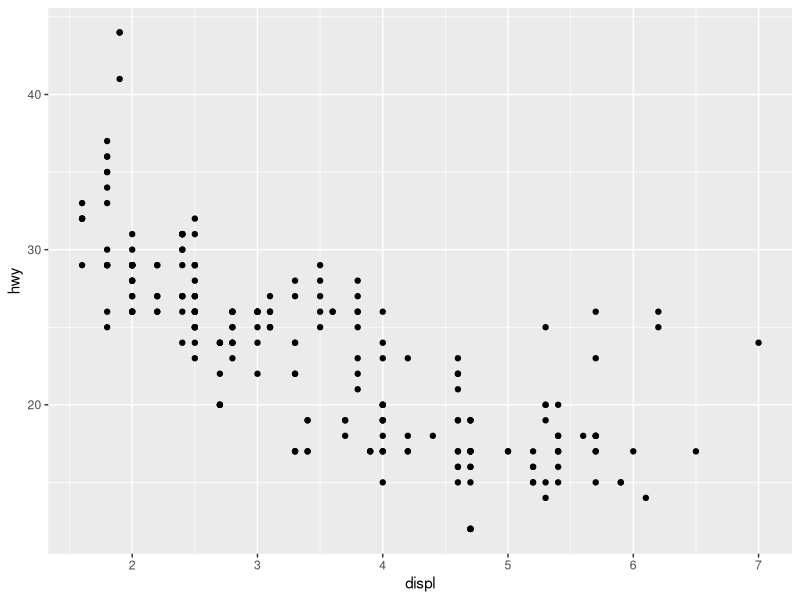
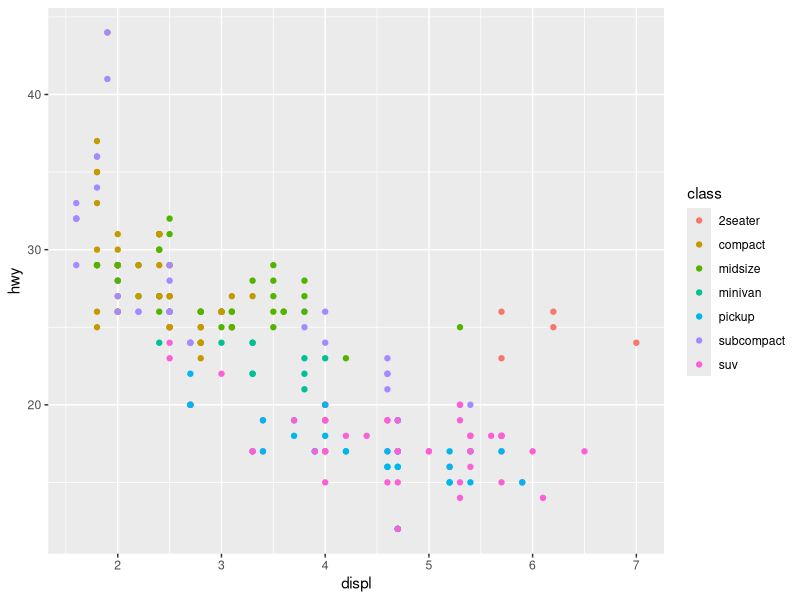
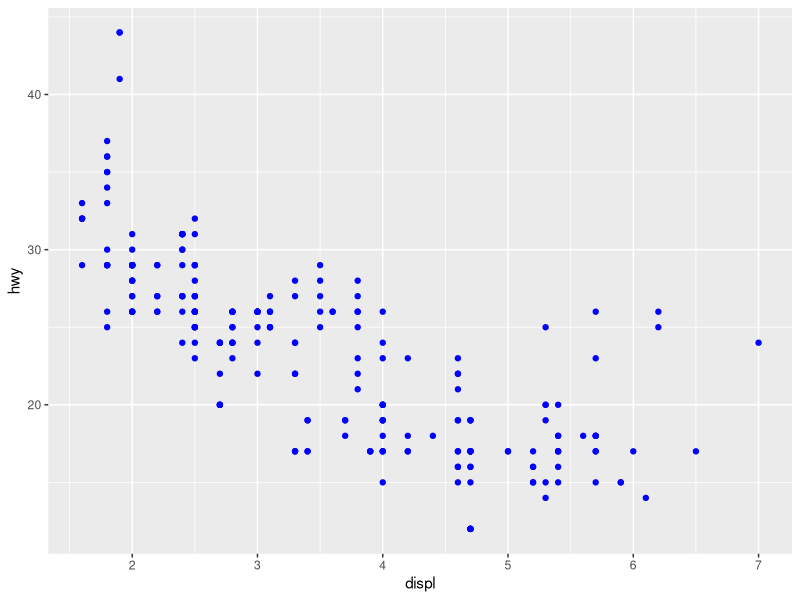
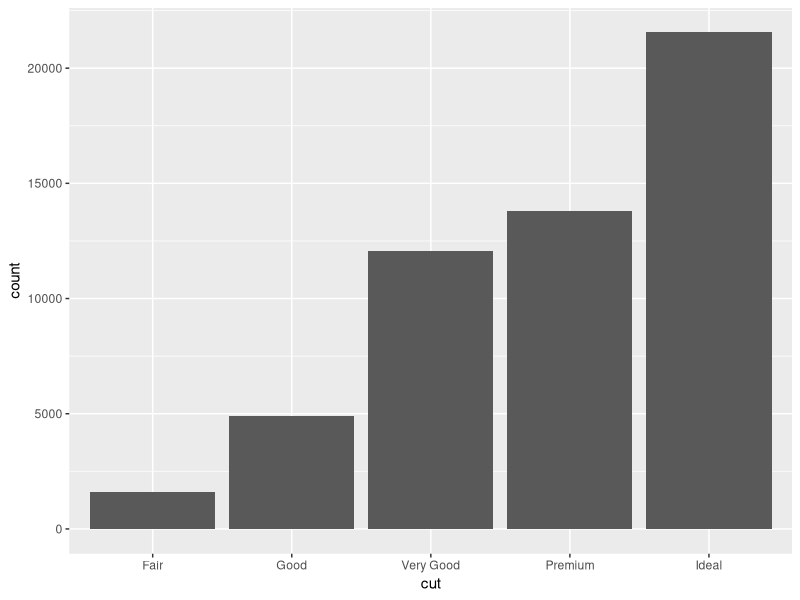
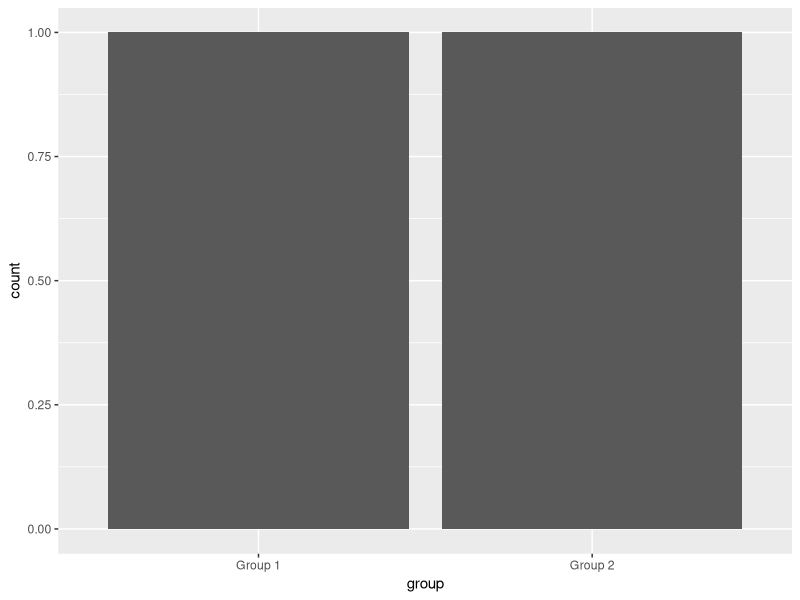
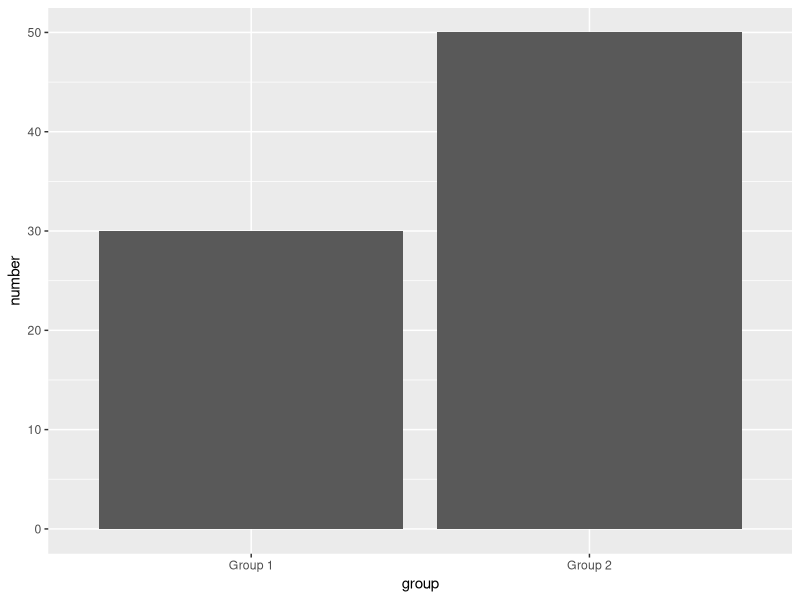

These figures' R source, in order:
## ---- chunk 1
knitr::opts_chunk$set(echo =TRUE)
library(tidyverse)
data(mpg)
data("diamonds")
data(Example)
## ---- chunk 2
    library(tidyverse)
## ---- chunk 3
mpg
## ---- chunk 4
?mpg
## ---- chunk 5
str(mpg)
## ---- chunk 6
ggplot(data = mpg) +
  geom_point(mapping = aes(x= displ, y=hwy))
## ---- chunk 7
ggplot(data = mpg) + 
  geom_point(mapping = aes(x = displ, y = hwy, color = class))
## ---- chunk 8
ggplot(data = mpg) + 
  geom_point(mapping = aes(x = displ, y = hwy), color = "blue")
## ---- chunk 9
diamonds
## ---- chunk 10
ggplot(data = diamonds) + 
  geom_bar(mapping = aes(x = cut))
## ---- chunk 11
str(diamonds)
## ---- chunk 12
Example <- tribble(
  ~group, ~number, 
  "Group 1", 30, 
  "Group 2", 50
)
## ---- chunk 13
ggplot(data = Example) + 
  geom_bar(mapping = aes(x = group))
## ---- chunk 14
ggplot(data = Example) +
  geom_bar(mapping = aes(x = group, y = number), stat = "identity")
